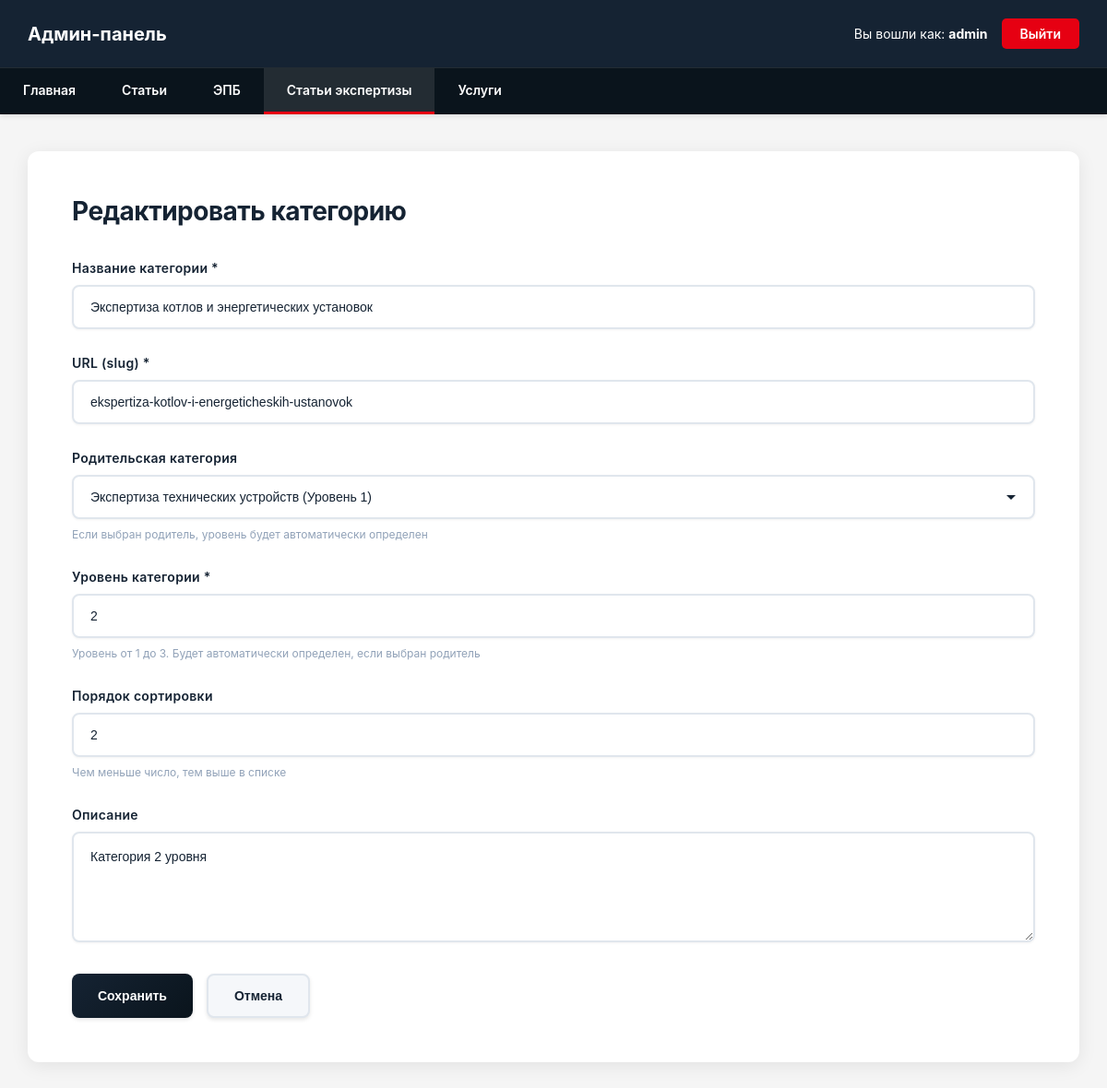
The page /admin/article-categories/edit.php?id=3 (signed in) on the database its author committed.
### tables this page shows
CREATE TABLE IF NOT EXISTS `article_categories` (
    `id` INT AUTO_INCREMENT PRIMARY KEY,
    `name` VARCHAR(255) NOT NULL,
    `slug` VARCHAR(255) NOT NULL UNIQUE,
    `parent_id` INT DEFAULT NULL,
    `level` TINYINT NOT NULL DEFAULT 1 COMMENT 'Уровень категории: 1, 2, 3',
    `description` TEXT DEFAULT NULL,
    `sort_order` INT DEFAULT 0,
    `created_at` TIMESTAMP DEFAULT CURRENT_TIMESTAMP,
    `updated_at` TIMESTAMP DEFAULT CURRENT_TIMESTAMP ON UPDATE CURRENT_TIMESTAMP,
    FOREIGN KEY (`parent_id`) REFERENCES `article_categories`(`id`) ON DELETE CASCADE,
    KEY `parent_id` (`parent_id`),
    KEY `level` (`level`)
);

### includes/expertiza-articles-functions.php (called while the page is built, shortened)
<?php
function getAllArticleCategories() {
    $maxRetries = 3;
    $retryCount = 0;
    while ($retryCount < $maxRetries) {
        try {
            $pdo = getDBConnection();
            $stmt = $pdo->prepare("SELECT * FROM article_categories ORDER BY level, sort_order, name");
            $stmt->execute();
            return $stmt->fetchAll();
        } catch (PDOException $e) {
            $retryCount++;
            if (strpos($e->getMessage(), '2006') !== false || strpos($e->getMessage(), 'MySQL server has gone away') !== false) {
                if ($retryCount < $maxRetries) {
                    $pdo = getDBConnection(true);
                    usleep(100000);
                    continue;
                }
            }
            error_log("Error in getAllArticleCategories: " . $e->getMessage());
            throw $e;
        }
    }
    return [];
}
function getArticleCategoryById($id) {
    $maxRetries = 3;
    $retryCount = 0;
    while ($retryCount < $maxRetries) {
        try {
            $pdo = getDBConnection();
            $stmt = $pdo->prepare("SELECT * FROM article_categories WHERE id = ?");
            $stmt->execute([$id]);
            return $stmt->fetch();
        } catch (PDOException $e) {
            $retryCount++;
            if (strpos($e->getMessage(), '2006') !== false || strpos($e->getMessage(), 'MySQL server has gone away') !== false) {
                if ($retryCount < $maxRetries) {
                    $pdo = getDBConnection(true);
                    usleep(100000);
                    continue;
                }
            }
            error_log("Error in getArticleCategoryById: " . $e->getMessage());
            throw $e;
        }
    }
    return false;
}

### admin/article-categories/edit.php (the view, shortened to what this page needs)
<?php
require_once __DIR__ . '/../../includes/expertiza-articles-functions.php';
$id = intval($_GET['id'] ?? 0);
$category = getArticleCategoryById($id);
$allCategories = getAllArticleCategories();
$excludeIds = [$id];
function getDescendantIds($categoryId, $allCategories)
{
    $ids = [];
    return $ids;
}
$excludeIds = array_merge($excludeIds, getDescendantIds($id, $allCategories));
$availableCategories = array_filter($allCategories, function ($cat) use ($excludeIds) {
    return !in_array($cat['id'], $excludeIds);
});
include __DIR__ . '/../../includes/admin-header.php';
?>
<link rel="stylesheet" href="/admin/assets/admin-forms.css">
<div class="admin-container">
    <div class="admin-content">
        <h2>Редактировать категорию</h2>
        <form method="POST" action="">
            <div class="form-group">
                <label for="name">Название категории *</label>
                <input type="text" id="name" name="name" value="<?php echo htmlspecialchars($category['name']); ?>"
                    required>
            </div>
            <div class="form-group">
                <label for="slug">URL (slug) *</label>
                <input type="text" id="slug" name="slug" value="<?php echo htmlspecialchars($category['slug']); ?>"
                    required>
            </div>
            <div class="form-group">
                <label for="parent_id">Родительская категория</label>
                <select id="parent_id" name="parent_id">
                    <?php foreach ($availableCategories as $cat): ?>
                        <option value="<?php echo $cat['id']; ?>" <?php echo ($category['parent_id'] == $cat['id']) ? 'selected' : ''; ?>>
                            <?php echo htmlspecialchars($cat['name']); ?> (Уровень <?php echo $cat['level']; ?>)
                        </option>
                    <?php endforeach; ?>
                </select>
                <small>Если выбран родитель, уровень будет автоматически определен</small>
            </div>
            <div class="form-group">
                <label for="level">Уровень категории *</label>
                <input type="number" id="level" name="level" min="1" max="3"
                    value="<?php echo htmlspecialchars($category['level']); ?>" required>
                <small>Уровень от 1 до 3. Будет автоматически определен, если выбран родитель</small>
            </div>
            <div class="form-group">
                <label for="sort_order">Порядок сортировки</label>
                <input type="number" id="sort_order" name="sort_order"
                    value="<?php echo htmlspecialchars($category['sort_order']); ?>">
                <small>Чем меньше число, тем выше в списке</small>
            </div>
            <div class="form-group">
                <label for="description">Описание</label>
                <textarea id="description"
                    name="description"><?php echo htmlspecialchars($category['description'] ?? ''); ?></textarea>
            </div>
            <div class="form-actions">
                <button type="submit" class="btn-save">Сохранить</button>
                <a href="/admin/article-categories" class="btn-cancel">Отмена</a>
            </div>
        </form>
    </div>
</div>
</body>
</html>

### admin/assets/admin-forms.css (style rules this page uses)
.form-group { margin-bottom: 28px; position: relative; }
.form-group label { display: block; color: #152333; font-size: 14px; font-weight: 600; margin-bottom: 10px; letter-spacing: 0.3px; }
.form-group input[type="text"], .form-group input[type="number"], .form-group input[type="url"], .form-group input[type="file"], .form-group textarea { width: 100%; padding: 14px 18px; border: 2px solid #e0e6ed; border-radius: 8px; font-size: 14px; font-family: 'Montserrat', sans-serif; background: #ffffff; color: #152333; transition: all 0.3s cubic-bezier(0.4, 0, 0.2, 1); box-shadow: 0 1px 3px rgba(0, 0, 0, 0.05); }
.form-group textarea { min-height: 120px; resize: vertical; line-height: 1.6; }
.form-group select, .category-select { width: 100%; padding: 14px 45px 14px 18px; border: 2px solid #e0e6ed; border-radius: 8px; font-size: 14px; font-family: 'Montserrat', sans-serif; background: #ffffff; color: #152333; cursor: pointer; appearance: none; -webkit-appearance: none; -moz-appearance: none; background-repeat: no-repeat; background-position: right 18px center; background-size: 12px; transition: all 0.3s cubic-bezier(0.4, 0, 0.2, 1); box-shadow: 0 1px 3px rgba(0, 0, 0, 0.05); }
.form-group select option, .category-select option { padding: 12px; background: #ffffff; color: #152333; }
.form-group input::placeholder, .form-group textarea::placeholder { color: #91A2B8; opacity: 0.7; }
.form-group small { display: block; color: #91A2B8; font-size: 12px; margin-top: 8px; line-height: 1.5; }
.btn-save, .btn-cancel { padding: 14px 28px; border: none; border-radius: 8px; font-size: 14px; font-weight: 600; cursor: pointer; text-decoration: none; display: inline-flex; align-items: center; gap: 8px; transition: all 0.3s cubic-bezier(0.4, 0, 0.2, 1); font-family: 'Montserrat', sans-serif; box-shadow: 0 2px 4px rgba(0, 0, 0, 0.1); }
.btn-save { background: linear-gradient(135deg, #152333 0%, #0a141c 100%); color: #ffffff; }
.btn-cancel { background: #f5f7fa; color: #152333; border: 2px solid #e0e6ed; }
.admin-content { background: #ffffff; border-radius: 12px; padding: 48px; box-shadow: 0 4px 20px rgba(0, 0, 0, 0.08); position: relative; z-index: 1; }
.admin-content h2 { color: #152333; font-size: 28px; font-weight: 700; margin-bottom: 36px; letter-spacing: -0.5px; }
.form-group { animation: fadeInUp 0.4s ease-out; animation-fill-mode: both; }
.form-group:nth-child(1) { animation-delay: 0.05s; }
.form-group:nth-child(2) { animation-delay: 0.1s; }
.form-group:nth-child(3) { animation-delay: 0.15s; }
.form-group:nth-child(4) { animation-delay: 0.2s; }
.form-group:nth-child(5) { animation-delay: 0.25s; }
.form-group:nth-child(6) { animation-delay: 0.3s; }

### includes/admin-header.php (style rules this page uses)
* { margin: 0; padding: 0; box-sizing: border-box; }
body { font-family: 'Montserrat', -apple-system, BlinkMacSystemFont, 'Segoe UI', Roboto, sans-serif; background: #f5f5f5; }

### admin/article-categories/edit.php (style rules this page uses)
.admin-container { max-width: 1200px; margin: 40px auto; padding: 0 30px; }
.form-actions { display: flex; gap: 15px; margin-top: 30px; }

### rows shown on the page
article_categories: name "Экспертиза котлов и энергетических установок", slug "ekspertiza-kotlov-i-energeticheskih-ustanovok", parent_id "Экспертиза технических устройств (Уровень 1)", level "2", sort_order "2", description "Категория 2 уровня"

### other values the page prints
getAdminUsername() "admin"
